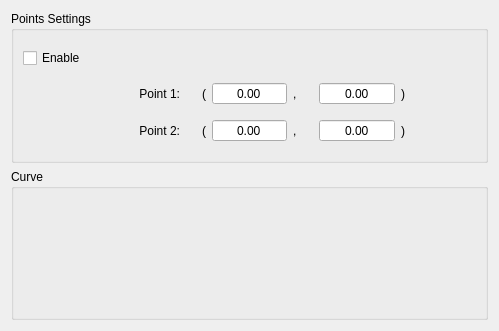
<?xml version="1.0" encoding="UTF-8"?>
<ui version="4.0">
 <class>VIB</class>
 <widget class="QWidget" name="VIB">
  <property name="geometry">
   <rect>
    <x>0</x>
    <y>0</y>
    <width>499</width>
    <height>331</height>
   </rect>
  </property>
  <property name="windowTitle">
   <string>VIB</string>
  </property>
  <layout class="QGridLayout" name="gridLayout">
   <item row="1" column="0">
    <widget class="QGroupBox" name="VIB_curve_gb">
     <property name="title">
      <string>Curve</string>
     </property>
     <layout class="QGridLayout" name="curveLayout"/>
    </widget>
   </item>
   <item row="0" column="0">
    <widget class="QGroupBox" name="VIB_pointsSettings_gb">
     <property name="title">
      <string>Points Settings</string>
     </property>
     <layout class="QGridLayout" name="gridLayout_2">
      <item row="2" column="1">
       <widget class="QLabel" name="label">
        <property name="text">
         <string>Point 1:</string>
        </property>
        <property name="alignment">
         <set>Qt::AlignRight|Qt::AlignTrailing|Qt::AlignVCenter</set>
        </property>
       </widget>
      </item>
      <item row="6" column="3">
       <widget class="QLabel" name="label_8">
        <property name="maximumSize">
         <size>
          <width>20</width>
          <height>16777215</height>
         </size>
        </property>
        <property name="text">
         <string>(</string>
        </property>
        <property name="alignment">
         <set>Qt::AlignRight|Qt::AlignTrailing|Qt::AlignVCenter</set>
        </property>
       </widget>
      </item>
      <item row="6" column="1">
       <widget class="QLabel" name="label_2">
        <property name="text">
         <string>Point 2:</string>
        </property>
        <property name="alignment">
         <set>Qt::AlignRight|Qt::AlignTrailing|Qt::AlignVCenter</set>
        </property>
       </widget>
      </item>
      <item row="2" column="3">
       <widget class="QLabel" name="label_3">
        <property name="maximumSize">
         <size>
          <width>20</width>
          <height>16777215</height>
         </size>
        </property>
        <property name="text">
         <string>(</string>
        </property>
        <property name="alignment">
         <set>Qt::AlignRight|Qt::AlignTrailing|Qt::AlignVCenter</set>
        </property>
       </widget>
      </item>
      <item row="2" column="4">
       <widget class="QDoubleSpinBox" name="VIB_point1X_sb">
        <property name="alignment">
         <set>Qt::AlignCenter</set>
        </property>
        <property name="buttonSymbols">
         <enum>QAbstractSpinBox::NoButtons</enum>
        </property>
       </widget>
      </item>
      <item row="2" column="8">
       <widget class="QDoubleSpinBox" name="VIB_point1Y_sb">
        <property name="alignment">
         <set>Qt::AlignCenter</set>
        </property>
        <property name="buttonSymbols">
         <enum>QAbstractSpinBox::NoButtons</enum>
        </property>
       </widget>
      </item>
      <item row="6" column="4">
       <widget class="QDoubleSpinBox" name="VIB_point2X_sb">
        <property name="alignment">
         <set>Qt::AlignCenter</set>
        </property>
        <property name="buttonSymbols">
         <enum>QAbstractSpinBox::NoButtons</enum>
        </property>
       </widget>
      </item>
      <item row="6" column="8">
       <widget class="QDoubleSpinBox" name="VIB_point2Y_sb">
        <property name="alignment">
         <set>Qt::AlignCenter</set>
        </property>
        <property name="buttonSymbols">
         <enum>QAbstractSpinBox::NoButtons</enum>
        </property>
       </widget>
      </item>
      <item row="2" column="9">
       <widget class="QLabel" name="label_7">
        <property name="maximumSize">
         <size>
          <width>16777215</width>
          <height>16777215</height>
         </size>
        </property>
        <property name="text">
         <string>)</string>
        </property>
        <property name="alignment">
         <set>Qt::AlignLeading|Qt::AlignLeft|Qt::AlignVCenter</set>
        </property>
       </widget>
      </item>
      <item row="0" column="0">
       <widget class="QCheckBox" name="VIB_enable_cb">
        <property name="text">
         <string>Enable</string>
        </property>
       </widget>
      </item>
      <item row="2" column="5">
       <widget class="QLabel" name="label_4">
        <property name="maximumSize">
         <size>
          <width>20</width>
          <height>16777215</height>
         </size>
        </property>
        <property name="text">
         <string>,</string>
        </property>
        <property name="alignment">
         <set>Qt::AlignLeading|Qt::AlignLeft|Qt::AlignVCenter</set>
        </property>
       </widget>
      </item>
      <item row="6" column="5">
       <widget class="QLabel" name="label_5">
        <property name="maximumSize">
         <size>
          <width>20</width>
          <height>16777215</height>
         </size>
        </property>
        <property name="text">
         <string>,</string>
        </property>
        <property name="alignment">
         <set>Qt::AlignLeading|Qt::AlignLeft|Qt::AlignVCenter</set>
        </property>
       </widget>
      </item>
      <item row="6" column="9">
       <widget class="QLabel" name="label_9">
        <property name="maximumSize">
         <size>
          <width>16777215</width>
          <height>16777215</height>
         </size>
        </property>
        <property name="text">
         <string>)</string>
        </property>
        <property name="alignment">
         <set>Qt::AlignLeading|Qt::AlignLeft|Qt::AlignVCenter</set>
        </property>
       </widget>
      </item>
     </layout>
    </widget>
   </item>
  </layout>
 </widget>
 <tabstops>
  <tabstop>VIB_enable_cb</tabstop>
  <tabstop>VIB_point1X_sb</tabstop>
  <tabstop>VIB_point1Y_sb</tabstop>
  <tabstop>VIB_point2X_sb</tabstop>
  <tabstop>VIB_point2Y_sb</tabstop>
 </tabstops>
 <resources/>
 <connections/>
</ui>
